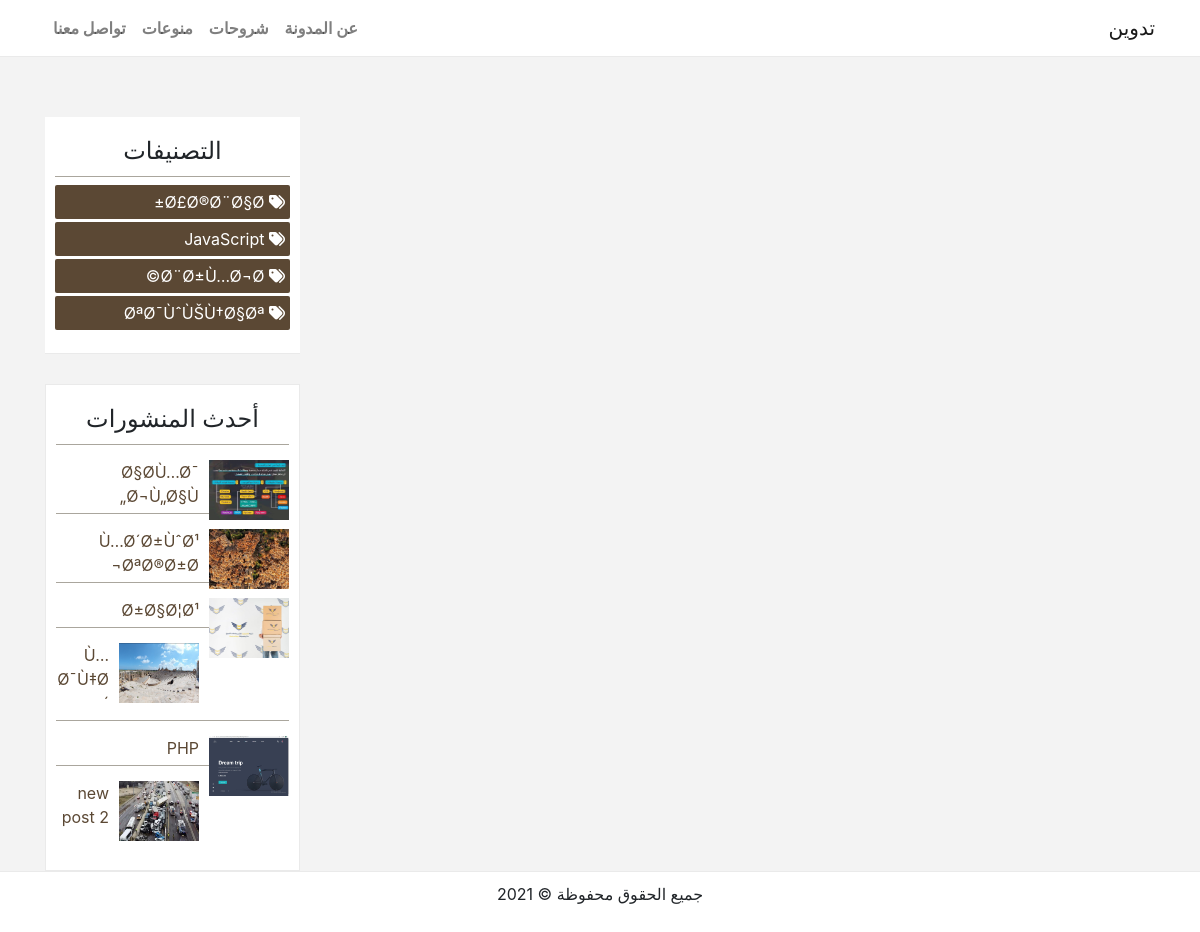
The app's page /category.php with its own data.
### tables this page shows
CREATE TABLE `categories` (
  `id` int(11) NOT NULL,
  `categoryName` varchar(100) NOT NULL,
  `categoryDate` datetime NOT NULL DEFAULT current_timestamp()
);

CREATE TABLE `posts` (
  `id` int(11) NOT NULL,
  `postTitle` varchar(200) NOT NULL,
  `postCat` varchar(200) NOT NULL,
  `postImage` varchar(200) NOT NULL,
  `postContent` varchar(10000) NOT NULL,
  `postDate` datetime NOT NULL DEFAULT current_timestamp(),
  `postAuthor` varchar(200) NOT NULL DEFAULT current_timestamp()
);

### category.php (the view, shortened to what this page needs)
<?php
include('include/connection.php');
include('public/header.php');
?>
<div class="content">
  <div class="container">
    <div class="row">
      <div class="col-md-9">
       </div>
      <div class="col-md-3">
<div class="categories">
  <h4>التصنيفات</h4>
<ul>
<?php
$query = "SELECT * FROM categories ORDER BY id DESC";
$res = mysqli_query($con,$query);
while($row = mysqli_fetch_assoc($res)){
?>
  <li>
<a href="category.php?category=<?php echo $row['categoryName'] ?>">
<span><i class="fas fa-tags"></i></span>
<span><?php echo $row['categoryName']; ?></span>
</a>
  </li>
<?php
}
?>
</ul>
      </div>
<div class="last-posts">
  <h4>أحدث المنشورات</h4>
  <ul>
<?php
$query = "SELECT * FROM posts ORDER BY id DESC LIMIT 6";
$res = mysqli_query($con,$query);
while($row = mysqli_fetch_assoc($res)){
?>
    <li>
<a href="post.php?id=<?php echo $row['id'] ?>">
<span class="simg"> <img src="uploads/<?php echo $row['postImage']; ?>" alt="img1"> </span>
<span><?php echo $row['postTitle']; ?></span>
</a>
    </li>
<?php
}
?>
  </ul>
</div>
    </div>
    </div>
  </div>
</div>
<?php
include('public/footer.php');
?>

### public/header.php (shortened to what this page needs)
<!DOCTYPE html>
<html lang="en" dir="ltr">
  <head>
    <link rel="stylesheet" href="css\bootstrap.min.css">
    <link rel="stylesheet" href="css\bootstrap-rtl.css">
    <link rel="stylesheet" href="css\custom.css">
  </head>
  <body>
<nav class="navbar navbar-expand-sm bg-dark navbar-light">
  <div class="container">
    <a href="index.php" class="navbar-brand">تدوين</a>
    <div class="collapse navbar-collapse main1" id="menu">
      <ul class="navbar-nav ml-auto">
        <li class="nav-item">
<a href="#" class="nav-link">عن المدونة</a>
        </li>
        <li class="nav-item">
<a href="#" class="nav-link">شروحات</a>
        </li>
        <li class="nav-item">
<a href="#" class="nav-link">منوعات</a>
        </li>
        <li class="nav-item">
<a href="#" class="nav-link">تواصل معنا</a>
        </li>
      </ul>
    </div>
  </div>
</nav>

### public/footer.php (shortened to what this page needs)
<footer>
<p>جميع الحقوق محفوظة &copy; 2021</p>
</footer>
  </body>
</html>

### css/custom.css (style rules this page uses)
:root { --first-color: #5b4834; --second-color: #aaa69d; }
body { background:#f3f3f3; }
a,a:hover { text-decoration: none; }
.main1 ul li a { font-weight: bold; }
nav.navbar { background:#fff !important; border-bottom:1px solid #eaeaea; }
.content { margin-top: 60px; }
.categories { background:#fff; border-bottom: 1px solid #eaeaea; padding: 20px 10px; margin-bottom: 30px; }
.categories h4 { text-align: center; padding-bottom: 10px; border-bottom: 1px solid var(--second-color); }
.categories ul { list-style:none; padding: 0; margin:0; }
.categories ul li { background: var(--first-color); margin-bottom:3px; border-radius:2px; padding: 5px; }
.categories ul li a { color: #fff; }
.last-posts { background: #fff; border: 1px solid #eaeaea; padding: 20px 10px; }
.last-posts h4 { text-align:center; }
.last-posts ul { list-style:none; margin-top:10px; padding:0; }
.last-posts ul li { border-bottom:1px solid var(--second-color); margin-bottom: 10px; padding: 5px 0; }
.last-posts ul li .simg { float:right; margin-left: 10px; }
.last-posts ul li .simg img { width:80px; height:60px; }
.last-posts ul li:first-child { border-top:1px solid var(--second-color); padding-top:15px; }
.last-posts ul li:last-child { border-bottom:0; }
.last-posts ul li a { color: var(--first-color); }
footer { background: #fff; border-top:1px solid #eaeaea; text-align:center; padding:10px 0; }

### records on screen
categories: categoryName "Ø£Ø®Ø¨Ø§Ø±"
categories: categoryName "JavaScript"
categories: categoryName "Ø¨Ø±Ù…Ø¬Ø©"
categories: categoryName "ØªØ¯ÙˆÙŠÙ†Ø§Øª"
posts: postImage (picture), postTitle "Ø§Ø­Ù…Ø¯ Ø¬Ù„Ø§Ù„"
posts: postImage (picture), postTitle "Ù…Ø´Ø±ÙˆØ¹ ØªØ®Ø±Ø¬"
posts: postImage (picture), postTitle "Ø±Ø§Ø¦Ø¹"
posts: postImage (picture), postTitle "Ù…Ø¯Ù‡Ø´"
posts: postImage (picture), postTitle "PHP"
posts: postImage (picture), postTitle "new post 2"
